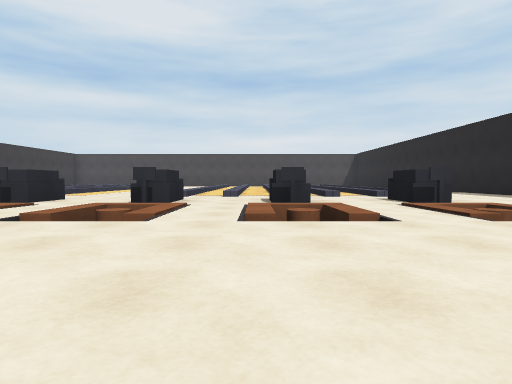
View 1 (above)

20 first-person views from a walk through a Unity game level. The camera is 0.64 m above the floor, tilts 2° down and sees 75° across. The floor is counted in squares, 2 m on a side. Each view is taken from the middle of a square. On the plan, view 1 faces up. The plan holds only what a view shows up to about 9 squares ahead; the rest is blank.

View 2
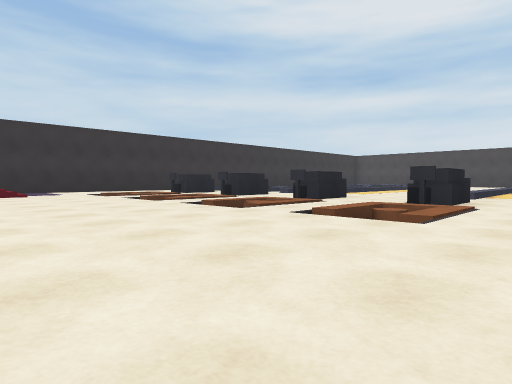

View 3
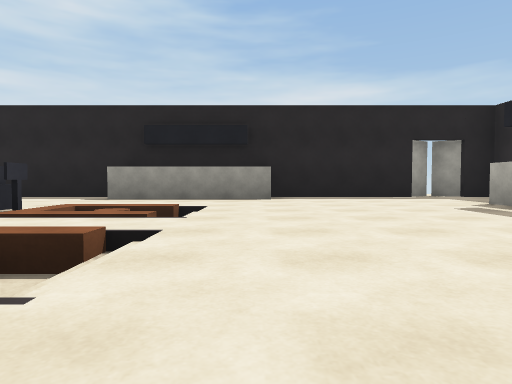

View 4
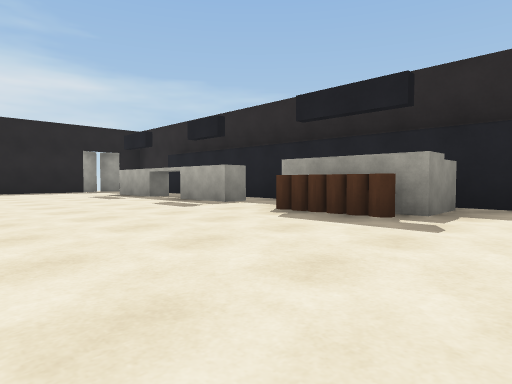

View 5
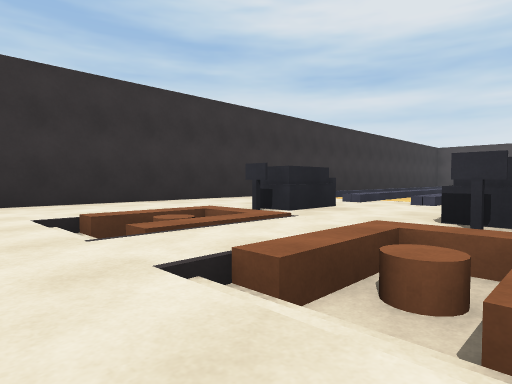

View 6
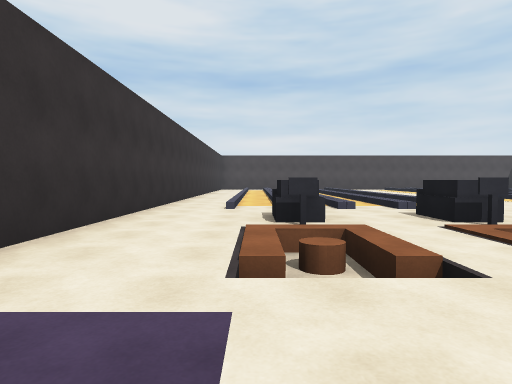

View 7
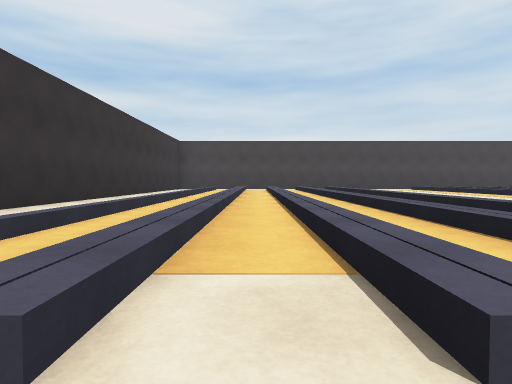

View 8
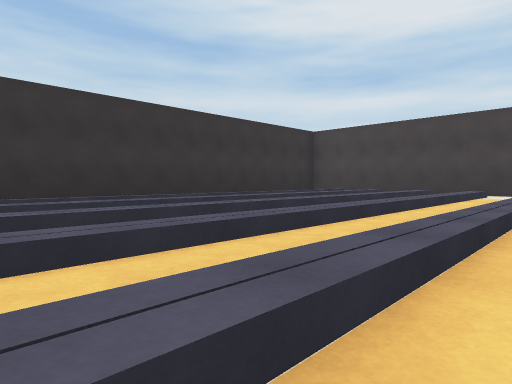

View 9
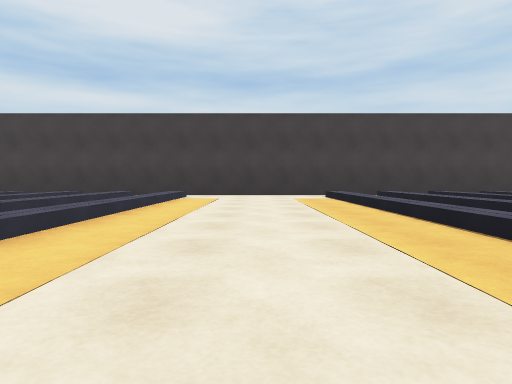

View 10
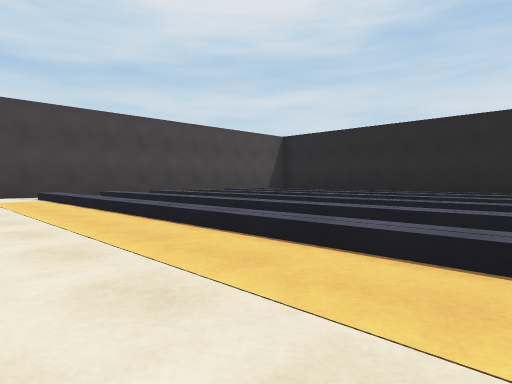

View 11
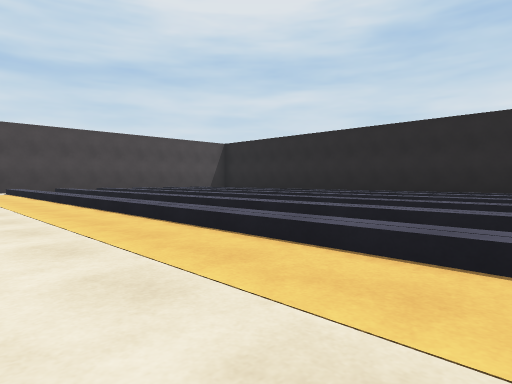

View 12
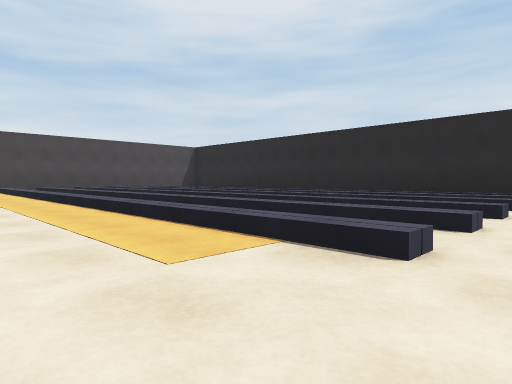

View 13
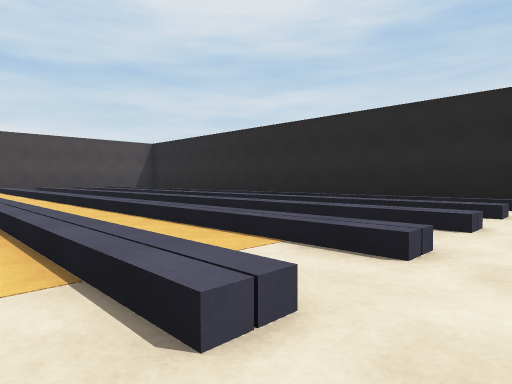

View 14
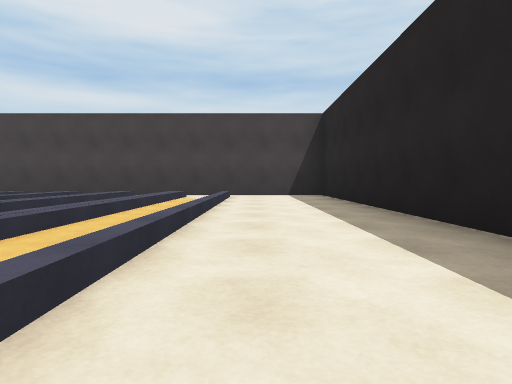

View 15
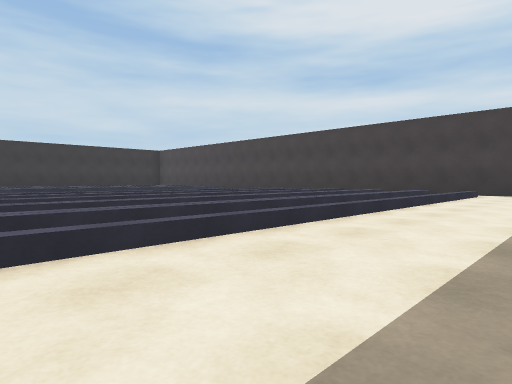

View 16
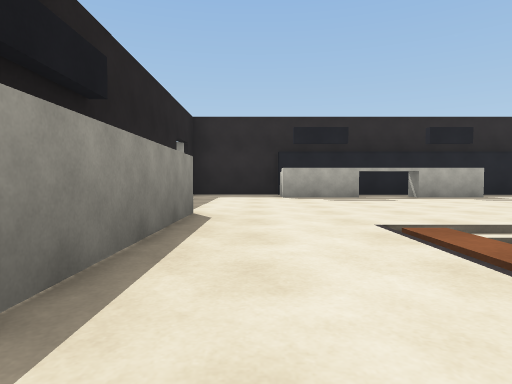

View 17
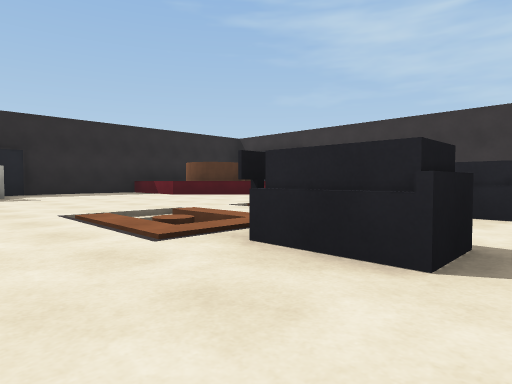

View 18
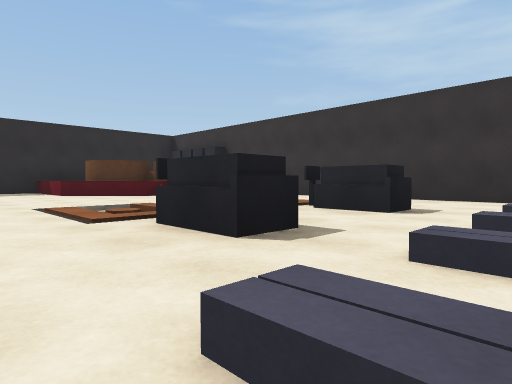

View 19
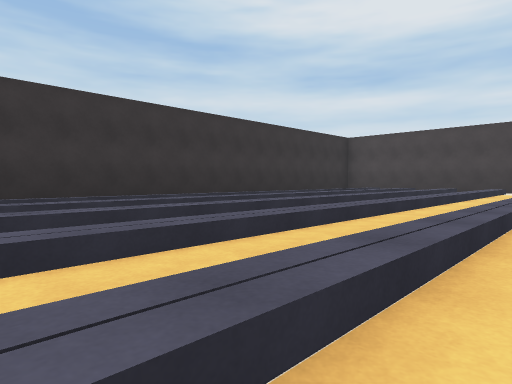

View 20
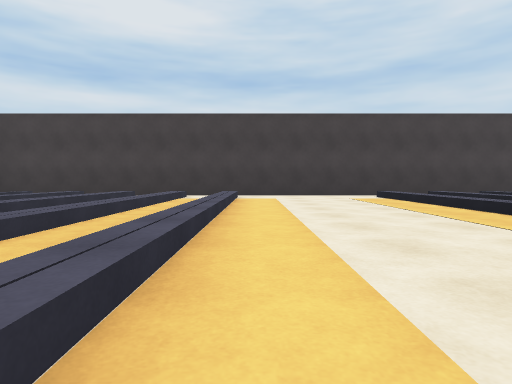

### Floor plan
Key: @ floor where view 1 was taken; # wall or solid block; x gap in a wall; . main floor; : floor 0.05 m higher than the main floor; / step, stairs or slope; = window, fence, low wall or low ledge; ^ raised ledge; O other object.
Columns run from 10 left of view 1 to 6 right of it. Each row starts with its distance up from view 1.
 19  ################
 18 #    ....    ...#
 17 # =^^^...^^^^=..#
 16 # =^^^...^^^^=..#
 15 # =^^^...^^^^=..#
 14 #.=^^^...^^^^=..#
 13 #.=^^^...^^^^=..#
 12 #.=^^^...^^^^=..#
 11 #.=^^^...^^^^=..#
 10 #.=^^^...^^^^=..#
  9 #.=^^^...^^^^=  #
  8 #.=^^^...^^^^= .#
  7 #.=^^^..=^^^^=..#
  6 #...............#
  5 #.O.O.O.O.O.O...#
  4 #.::::::::::::.##
  3 #.OOOOOOOOOOOO.#
  2 #..............##
  1 # /.............#
  0 O  #......@.....#
 -1    #...OO.OOx#..#
 -2     =..#.....#..O
 -3    ##############

Where each view was taken, in squares from view 1:
view 1: 0 up, 0 right, facing up
view 2: 0 up, 0 right, facing up-left
view 3: 2 up, 1 left, facing right
view 4: 2 up, 4 left, facing down-right
view 5: 2 up, 5 left, facing up-left
view 6: 1 up, 8 left, facing up
view 7: 6 up, 7 left, facing up
view 8: 10 up, 4 left, facing up-left
view 9: 11 up, 3 left, facing up
view 10: 11 up, 3 left, facing up-right
view 11: 8 up, 3 left, facing up-right
view 12: 6 up, 3 left, facing up-right
view 13: 6 up, 1 left, facing up-right
view 14: 11 up, 4 right, facing up
view 15: 10 up, 5 right, facing up-left
view 16: 5 up, 4 right, facing down
view 17: 6 up, 2 left, facing down-left
view 18: 7 up, 4 left, facing down-left
view 19: 8 up, 4 left, facing up-left
view 20: 11 up, 4 left, facing up
